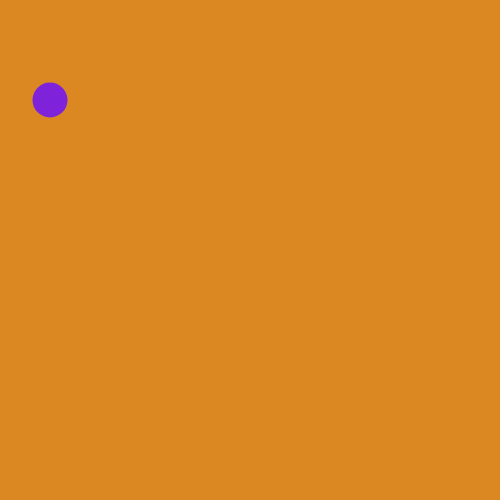
Frame 1 (no input)
Frame 60 (no input): identical to frame 1, image omitted
Frame 120 (the mouse pressed at the canvas centre since frame 60): identical to frame 1, image omitted

The p5.js sketch that drew this single still picture (run headless with seeded random() and noise() and a simulated clock; from frame 60 on, the mouse is pressed at the canvas centre):

// p5.js sketch
// ── sketch.js
function setup() {
  // put setup code here
    createCanvas(500,500);
}

function draw() {
  // put drawing code here
    background("#db8823");
    fill("#7f23db");
    stroke("#7f23db");
    strokeWeight(5);
    ellipse(50,100,30,30);
}
